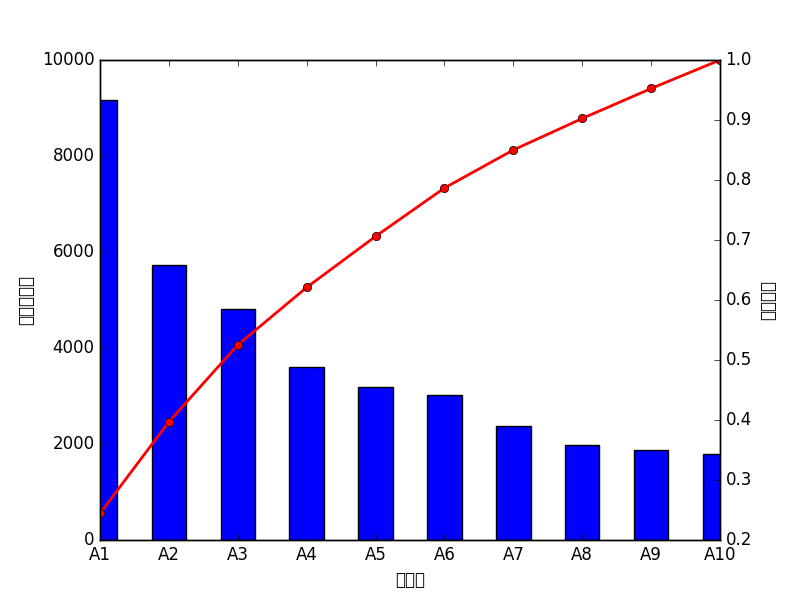

Generate this figure with Python:
import pandas as pd
import matplotlib.pyplot as plt
import matplotlib

read_file = "catering_dish_profit.xls" #数据集
cdp_data = pd.read_excel(read_file,index_col = "菜品名") #菜品名作为索引

print(cdp_data['盈利']) #打印盈利列与索引

'''
菜品名
A1     9173
A2     5729
A3     4811
A4     3594
A5     3195
A6     3026
A7     2378
A8     1970
A9     1877
A10    1782
Name: 盈利, dtype: int64
'''
cdp_data = cdp_data['盈利'].copy()

plt.figure()

cdp_data.plot(kind='bar') #绘制盈利条形图
plt.ylabel('盈利（元）',fontproperties="SimHei") 

p = 1.0 * cdp_data.cumsum()/cdp_data.sum()
p.plot(color = 'r', secondary_y = True, style = '-o', linewidth = 2)
plt.ylabel('盈利比例') #绘制盈利累计比例曲线

plt.show() #结果保存在contribution_analysis.png
